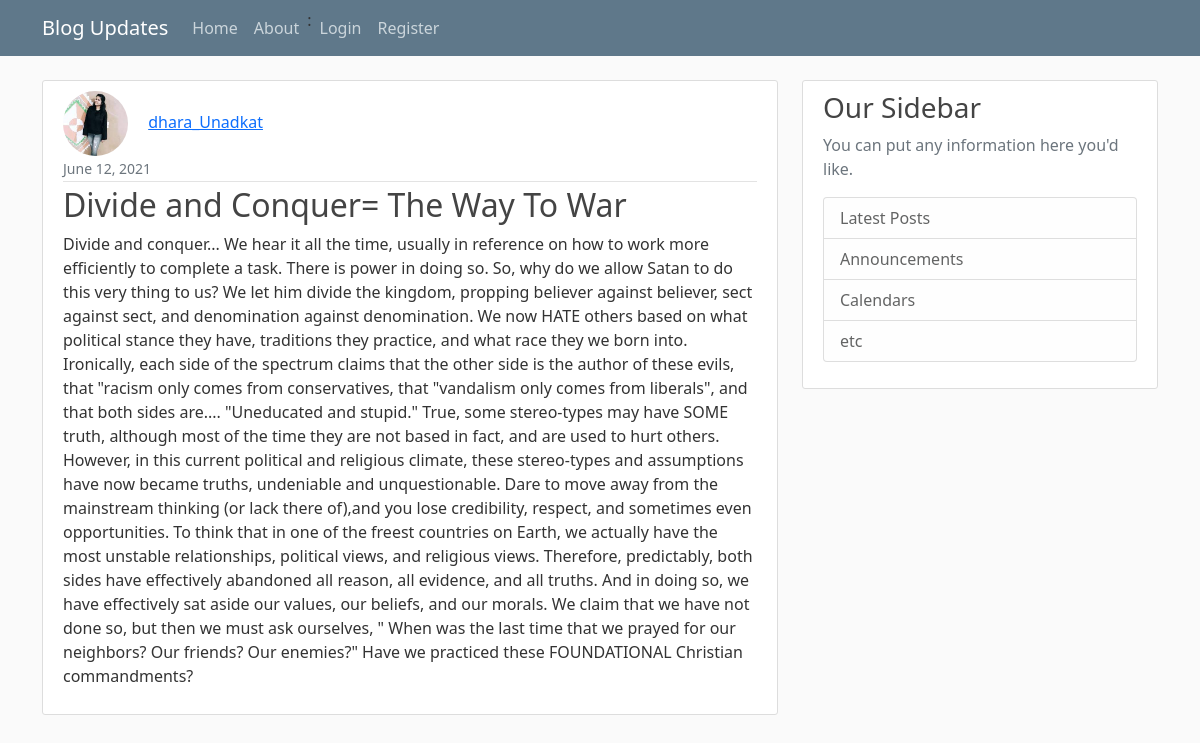
The page /post/13/ on the database its author committed.
### blog/models.py (models this page shows, shortened)
class post(models.Model):
    title = models.CharField(max_length=100)
    content = models.CharField(max_length=3000, default="")
    date_posted = models.DateTimeField(default=timezone.now)
    author = models.ForeignKey(User, on_delete=models.CASCADE)

### users/models.py (models this page shows, shortened)
class Profile(models.Model):
    class Profile(models.Model):
        user = models.OneToOneField(User, on_delete=models.CASCADE)
        image = models.ImageField(default='default.jpg', upload_to='profile_pics')

### blog/views.py (the view)
# urls.py: path('post/<int:pk>/', PostDetailView.as_view(), name='post-detail'),
class PostDetailView(DetailView):
    model = post

### blog/templates/blog/post_detail.html (shortened to what this page needs)
{% extends 'blog/basic.html' %}
{% block content %}
    <article class="media content-section">
          <img class="rounded-circle article-img" src="{{ object.author.profile.image.url }}">
         <a class="mr-2" href="{% url 'user-posts' object.author.username %}">{{ object.author }}</a>
  <div class="media-body">
    <div class="article-metadata">
        <small class="text-muted">{{ object.date_posted| date:"F d, Y"}}</small>
    </div>
    <h2 class ="article-title" >{{ object.title }}</h2>
    <p class="article-content">{{ object.content }}</p>
  </div>
</article>
{%endblock%}

### blog/static/blog/main.css (style rules this page uses)
body { background: #fafafa; color: #333333; margin-top: 5rem; }
h1, h2, h3, h4, h5, h6 { color: #444444; }
.content-section { background: #ffffff; padding: 10px 20px; border: 1px solid #dddddd; border-radius: 3px; margin-bottom: 20px; }
.article-title { color: #444444; }
.article-content { white-space: pre-line; }
.article-img { height: 65px; width: 65px; margin-right: 16px; }
.article-metadata { padding-bottom: 1px; margin-bottom: 4px; border-bottom: 1px solid #e3e3e3 }

### rows shown on the page
post: author.profile.image (picture), author "dhara_Unadkat", date_posted "June 12, 2021", title "Divide and Conquer= The Way To War", content "Divide and conquer... We hear it all the time, usually in reference on how to work more efficiently to complete a task. There is power in doing so. So, why do we allow Satan to do this very thing to us? We let him divide the kingdom, propping believer against believer, sect against sect, and denomination against denomination. We now HATE others based on what political stance they have, traditions they practice, and what race they we born into. Ironically, each side of the spectrum claims that the other side is the author of these evils, that \"racism only comes from conservatives, that \"vandalism only comes from liberals\", and that both sides are.... \"Uneducated and stupid.\" True, some…"
